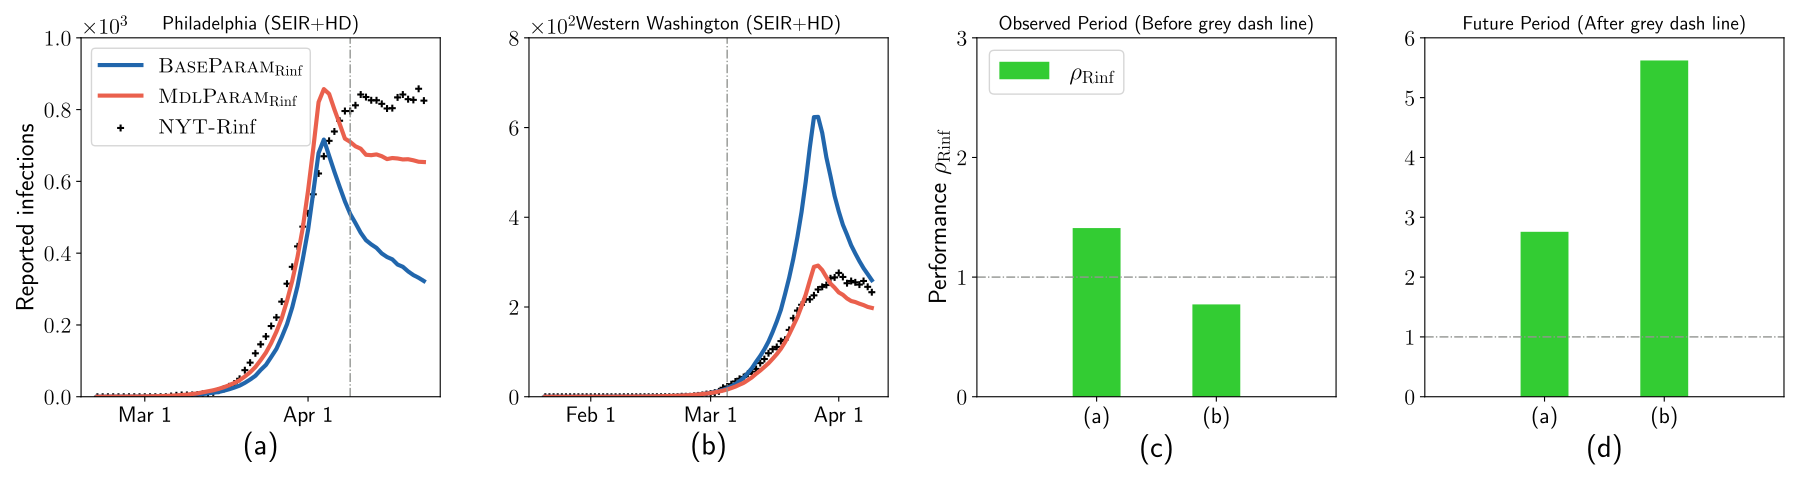

Write the Python code that produced this figure.
from mpl_toolkits.axes_grid1.inset_locator import mark_inset
import matplotlib.lines as lines
import matplotlib.pyplot as plt
import matplotlib.ticker
import matplotlib as mpl
from matplotlib import rcParams
mpl.rcParams['text.usetex'] = True
mpl.rcParams['text.latex.preamble'] = [r'\usepackage{amsmath}']
import pandas as pd
import numpy as np
import math

if __name__ == "__main__":

    TrainingRMSEP = []
    TrainingRMSEPP = []
    TestingRMSEP = []
    TestingRMSEPP = []

    figure = plt.figure(figsize=(18,4.8))

    ### Philadelphia Metro Area

    future = 14
    
    DataFile = pd.read_csv("Philadelphia/data.csv")
    ReportedSum = [0,0,0,0,0,0,0,0,0,0,0,0,0,0]+DataFile["cases"][0:35+future].to_list()
    Date = ['2021-02-21','2021-02-22','2021-02-23','2021-02-24','2021-02-25','2021-02-26','2021-02-27','2021-02-28','2021-02-29','2021-03-01','2021-03-02','2021-03-03','2021-03-04','2021-03-05'] + DataFile["date"][0:35+future].to_list()
    X = range(len(Date))

    Reported = []
    Reported.append(ReportedSum[0])
    for counter in range(1,len(ReportedSum)):
        Reported.append(ReportedSum[counter] - ReportedSum[counter-1])
    Reported = np.array(Reported)

    XNumber = [9,40]
    XDate = []
    for DateNow in XNumber:
        XDate.append(Date[DateNow])
    XDate = ["Mar 1","Apr 1"]
    
    DataFile = pd.read_csv("Philadelphia/result-original.csv")
    DataSelected = DataFile[(DataFile[".id"] == "median")]
    ReportedP = np.array(DataSelected["D_new_reported"].to_list()[:49+future])
    UnreportedP = np.array(DataSelected["D_new_unreported"].to_list()[:49+future])

    DataFile = pd.read_csv("Philadelphia/result.csv")
    DataSelected = DataFile[(DataFile[".id"] == "median")]
    ReportedPP = np.array(DataSelected["D_new_reported"].to_list()[:49+future])
    UnreportedPP = np.array(DataSelected["D_new_unreported"].to_list()[:49+future])
       
    plt.subplot(1,4,1)
    plt.title("Philadelphia (SEIR+HD)", fontsize=14)
    #plt.title(" \n ", fontsize=50)

    plt.scatter(X,Reported,label=r'\textsc{NYT-R}'+r'$\mathrm{inf}$',marker='+',s=25,color='#000000')

    plt.plot(X,ReportedP,label=r'\textsc{BaseParam}'+r'$_{\mathrm{Rinf}}$',linewidth=3,color='#2166AC')

    plt.plot(X,ReportedPP,label=r'\textsc{MdlParam}'+r'$_{\mathrm{Rinf}}$',linewidth=3,color='#EA604D')


    plt.axvline(x = 48,color='#929591',linewidth=1,linestyle="dashdot")
    #plt.text(48-2,1,'Training Data',color='#FF6100',horizontalalignment='right')
    #plt.text(48+2,1,'Testing Data',color='#FF6100',horizontalalignment='left')

    #plt.xlabel('Date', fontsize=16)
    plt.xlabel('(a)', fontsize=22)
    plt.ylabel('Reported infections', fontsize=18)

    plt.xticks(XNumber,XDate,fontsize=16)
    plt.yticks([0,200,400,600,800,1000],fontsize=16)
    plt.ylim(0,1000)

    mf = matplotlib.ticker.ScalarFormatter(useMathText=True)
    mf.set_powerlimits((-2,2))
    plt.gca().yaxis.set_major_formatter(mf)
    plt.gca().yaxis.get_offset_text().set(size=16)
    
    plt.legend(fontsize=15,loc=2)

    TrainingRMSEP.append(np.linalg.norm(Reported[0:49]-ReportedP[0:49]))
    TrainingRMSEPP.append(np.linalg.norm(Reported[0:49]-ReportedPP[0:49]))
    TestingRMSEP.append(np.linalg.norm(Reported[49:49+future]-ReportedP[49:49+future]))
    TestingRMSEPP.append(np.linalg.norm(Reported[49:49+future]-ReportedPP[49:49+future]))

    ### Western Washington

    future = 35
    
    DataFile = pd.read_csv("Washington/data.csv")
    ReportedSum = DataFile["cases"][0:45+future].to_list()
    Date = DataFile["date"][0:45+future].to_list()
    X = range(len(Date))

    Reported = []
    Reported.append(ReportedSum[0])
    for counter in range(1,len(ReportedSum)):
        Reported.append(ReportedSum[counter] - ReportedSum[counter-1])
    Reported = np.array(Reported)

    XNumber = [11,40,71]
    XDate = []
    for DateNow in XNumber:
        XDate.append(Date[DateNow])
    XDate = ["Feb 1","Mar 1","Apr 1"]
    
    DataFile = pd.read_csv("Washington/result-original.csv")
    DataSelected = DataFile[(DataFile[".id"] == "median")]
    ReportedP = np.array(DataSelected["D_new_reported"].to_list()[:45+future])
    UnreportedP = np.array(DataSelected["D_new_unreported"].to_list()[:45+future])
    SymptomP = np.array(DataSelected["Is"].to_list()[:45+future]) + np.array(DataSelected["Im"].to_list()[:45+future])

    DataFile = pd.read_csv("Washington/result.csv")
    DataSelected = DataFile[(DataFile[".id"] == "median")]
    ReportedPP = np.array(DataSelected["D_new_reported"].to_list()[:45+future])
    UnreportedPP = np.array(DataSelected["D_new_unreported"].to_list()[:45+future])
    SymptomPP = np.array(DataSelected["Is"].to_list()[:45+future]) + np.array(DataSelected["Im"].to_list()[:45+future])
       
    plt.subplot(1,4,2)
    plt.title("Western Washington (SEIR+HD)", fontsize=14)
    #plt.title(" \n ", fontsize=50)
    
    plt.scatter(X,Reported,label=r'\textsc{NYT-R}'+r'$\mathrm{inf}$',marker='+',s=25,color='#000000')

    plt.plot(X,ReportedP,label=r'\textsc{BaseParam}'+r'$_{\mathrm{Rinf}}$',linewidth=3,color='#2166AC')

    plt.plot(X,ReportedPP,label=r'\textsc{MdlParam}'+r'$_{\mathrm{Rinf}}$',linewidth=3,color='#EA604D')

    plt.axvline(x = 44,color='#929591',linewidth=1,linestyle="dashdot")
    #plt.text(36-2,1,'Training Data',color='#FF6100',horizontalalignment='right')
    #plt.text(36+2,1,'Testing Data',color='#FF6100',horizontalalignment='left')

    #plt.xlabel('Date', fontsize=16)
    plt.xlabel('(b)', fontsize=22)
    #plt.ylabel('Reported infections', fontsize=16)
    #plt.ylabel(" \n ", fontsize=16)

    plt.xticks(XNumber,XDate,fontsize=16)
    plt.yticks([0,200,400,600,800],fontsize=16)
    plt.ylim(0,800)

    mf = matplotlib.ticker.ScalarFormatter(useMathText=True)
    mf.set_powerlimits((-2,2))
    plt.gca().yaxis.set_major_formatter(mf)
    plt.gca().yaxis.get_offset_text().set(size=16)
    
    #plt.legend(fontsize=16,loc=2)

    TrainingRMSEP.append(np.linalg.norm(Reported[0:44]-ReportedP[0:44]))
    TrainingRMSEPP.append(np.linalg.norm(Reported[0:44]-ReportedPP[0:44]))
    TestingRMSEP.append(np.linalg.norm(Reported[44:44+future]-ReportedP[44:44+future]))
    TestingRMSEPP.append(np.linalg.norm(Reported[44:44+future]-ReportedPP[44:44+future]))

    plt.subplot(1,4,3)

    #plt.bar([0.8,1.8],np.array(TrainingRMSEP),width=0.4,label="Baseline RMSE",color='#1f77b4')
    plt.bar([1,2],np.array(TrainingRMSEP)/np.array(TrainingRMSEPP),width=0.4,label=r'$\rho_{\mathrm{Rinf}}$',color='#33CC33')
    
    plt.xticks([1,2],['(a)','(b)'], fontsize=16)
    plt.yticks([0,1,2,3],fontsize=16)
    plt.ylim(0,3)

    mf = matplotlib.ticker.ScalarFormatter(useMathText=True)
    mf.set_powerlimits((-2,2))
    plt.gca().yaxis.set_major_formatter(mf)
    plt.gca().yaxis.get_offset_text().set(size=16)

    plt.axhline(y = 1,color='#929591',linewidth=1,linestyle="dashdot")
    
    plt.xlim(0,3)
    plt.xlabel("(c)", fontsize=22)
    plt.ylabel('\nPerformance '+r'$\rho_{\mathrm{Rinf}}$', fontsize=18)
    plt.title("Observed Period (Before grey dash line)", fontsize=14)
    plt.legend(fontsize=18,loc=2)

    plt.subplot(1,4,4)

    #plt.bar([0.8,1.8],np.array(TestingRMSEP),width=0.4,label="Baseline RMSE",color='#1f77b4')
    plt.bar([1,2],np.array(TestingRMSEP)/np.array(TestingRMSEPP),width=0.4,label="Our method RMSE",color='#33CC33')

    plt.xticks([1,2],['(a)','(b)'], fontsize=16)
    plt.yticks([0,1,2,3,4,5,6],fontsize=16)
    plt.ylim(0,6)
    
    mf = matplotlib.ticker.ScalarFormatter(useMathText=True)
    mf.set_powerlimits((-2,2))
    plt.gca().yaxis.set_major_formatter(mf)
    plt.gca().yaxis.get_offset_text().set(size=16)

    plt.axhline(y = 1,color='#929591',linewidth=1,linestyle="dashdot")
    
    plt.xlim(0,3)
    plt.xlabel("(d)", fontsize=22)
    #plt.ylabel('\nPerformance '+r'$\rho_{\mathrm{Rinf}}$', fontsize=16)
    plt.title("Future Period (After grey dash line)", fontsize=14)
    #plt.legend(fontsize=16)

    #plt.figtext(0.26,0.995,'County level',va='top',ha='center', fontsize=40)
    #plt.figtext(0.75,0.995,'Metro area level',va='top',ha='center', fontsize=40)
    #plt.figtext(0.75,0.67,'State level',va='top',ha='center', fontsize=40)
    #plt.figtext(0.75,0.35,'Training RMSE Ratio vs. Testing RMSE Ratio',va='top',ha='center', fontsize=40)

    plt.tight_layout()
    #figure.add_artist(lines.Line2D([0.5,1],[0.355,0.355],color='#000000',linestyle='dashdot',linewidth=1,alpha=0.5))
    #figure.add_artist(lines.Line2D([0.5,1],[0.675,0.675],color='#000000',linestyle='dashdot',linewidth=1,alpha=0.5))
    #figure.add_artist(lines.Line2D([0.5,0.5],[0,1],color='#000000',linestyle='dashdot',linewidth=1,alpha=0.5))

    plt.savefig('Reported.pdf')
    plt.show()
